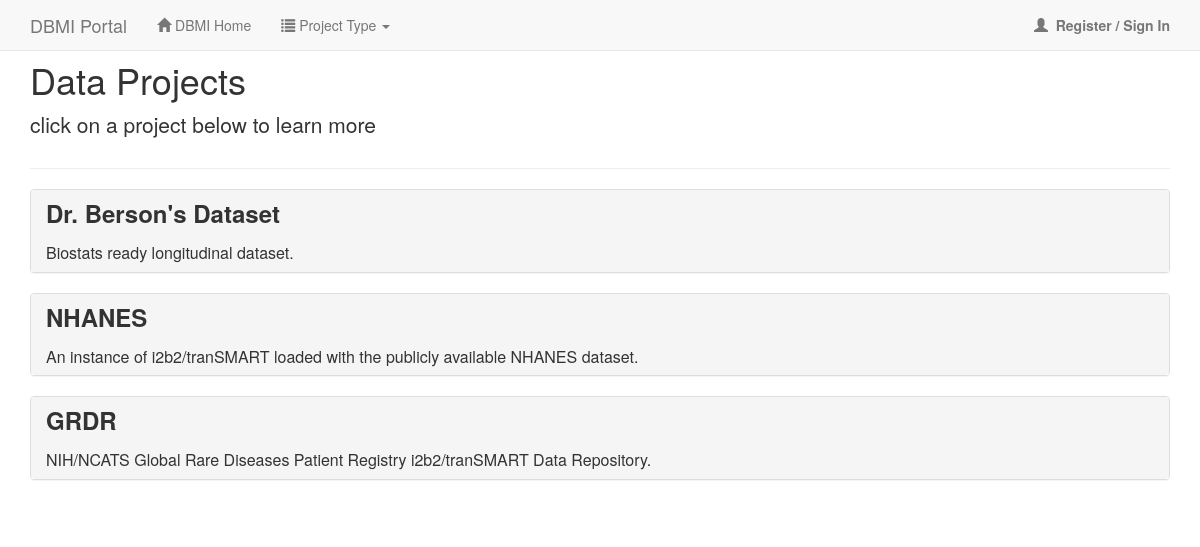
The page /dataprojects/ on the database its author committed.
### dataprojects/models.py (models this page shows)
class DataProject(models.Model):
    name = models.CharField(max_length=255, blank=True, null=True, verbose_name="Name of project")
    institution = models.CharField(max_length=255, blank=True, null=True, verbose_name="Institution")
    description = models.CharField(max_length=4000, blank=True, null=True, verbose_name="Description")
    short_description = models.CharField(max_length=255, blank=True, null=True, verbose_name="Short Description")
    project_key = models.CharField(max_length=100, blank=True, null=True, verbose_name="Project Key")
    project_url = models.CharField(max_length=255, blank=True, null=True, verbose_name="Project URL")

### dataprojects/views.py (the view, shortened to what this page needs)
@public_user_auth_and_jwt
def listDataprojects(request, template_name='dataprojects/list.html'):
    user = None
    permission_dictionary = {}
    project_permission_setup = {}
    access_request_dictionary = {}
    all_data_projects = DataProject.objects.all()
    if not request.user.is_authenticated():
        user_logged_in = False
    return render(request, template_name, {"dataprojects": all_data_projects,
                                           "user_logged_in": user_logged_in,
                                           "user": user,
                                           "ssl_setting": settings.SSL_SETTING,
                                           "account_server_url": settings.ACCOUNT_SERVER_URL,
                                           "profile_server_url": settings.SCIREG_SERVER_URL,
                                           "permission_dictionary": permission_dictionary,
                                           "project_permission_setup": project_permission_setup,
                                           "access_request_dictionary": access_request_dictionary})

### templates/dataprojects/list.html (shortened to what this page needs)
<html>
<link rel="stylesheet" href="https://maxcdn.bootstrapcdn.com/bootstrap/3.3.7/css/bootstrap.min.css"
>
<link rel="stylesheet" href="//code.jquery.com/ui/1.12.1/themes/base/jquery-ui.css">
<body>
<div class="navbar navbar-default navbar-fixed-top" role="navigation" id="topnavbar">
    <div class="container">
        <div class="navbar-header">
            <a href="#" class="navbar-brand">DBMI Portal</a>
        </div>
        <div class="navbar-collapse collapse" id="navbar-main">
            <ul class="nav navbar-nav">
                <li>
                    <a href="https://dbmi.hms.harvard.edu/"><span class="glyphicon glyphicon-home"></span> DBMI Home</a>
                </li>
                <li class="dropdown">
                    <a class="dropdown-toggle" data-toggle="dropdown" href="#" id="download">
                        <span class="glyphicon glyphicon-list"></span> Project Type <span class="caret"></span></a>
                </li>
            </ul>
            <ul class="nav navbar-nav navbar-right">
                {% if user_logged_in %}
                <li class="dropdown">
                    <a href="#" class="dropdown-toggle" data-toggle="dropdown" role="button" aria-haspopup="true"
                       aria-expanded="false"><strong>{{ user.email }}</strong> <span class="caret"></span></a>
                    <ul class="dropdown-menu">
                        <li><a href="{{ profile_server_url }}/registration/profile/">Profile</a></li>
                        <li role="separator" class="divider"></li>
                        <li><a href="/dataprojects/signout">Sign Out</a></li>
                    </ul>
                </li>
                {% else %}
                <li>
                    <a href="{{ account_server_url }}?next={{ ssl_setting }}://{{ request.META.HTTP_HOST }}">
                        <span class="glyphicon glyphicon-user"></span>&nbsp;
                        <strong>Register / Sign In</strong>
                    </a>
                </li>
                {% endif %}
            </ul>
        </div>
    </div>
</div>
<div class="container">
    <div class="page-header" id="banner">
        <div class="row">
            <div class="col-lg-8 col-md-7 col-sm-6">
                <h1>Data Projects</h1>
                <p class="lead">click on a project below to learn more</p>
            </div>
            <div class="col-lg-4 col-md-5 col-sm-6">
            </div>
        </div>
    </div>
    <div class="panel-group" id="accordion" role="tablist" aria-multiselectable="true">
        {% for dataproject in dataprojects %}
        {% include "dataprojects/blurb.html" with project_counter=forloop.counter0 %}
        <br/>
        {% endfor %}
    </div>
</div>
</body>
</html>

### templates/dataprojects/blurb.html (shortened to what this page needs)
{% load dataprojects_extras %}
<div class="panel panel-default">
    <div class="panel-heading" role="tab" id="heading{{ project_counter }}">
        <h4 class="panel-title">
            <a class="collapsed" role="button" data-toggle="collapse" data-parent="#accordion" href="#collapse{{ project_counter }}" aria-expanded="false"
               aria-controls="collapse{{ project_counter }}">
                <span style="font-size:24px; font-weight: bold; font-family: 'Helvetica Neue', Helvetica, Arial, sans-serif;">{{ dataproject.name }}</span>
                <br />
                <br />
                {{ dataproject.short_description }}
            </a>
        </h4>
    </div>
</div>

### rows shown on the page
DataProject: name "Dr. Berson's Dataset", short_description "Biostats ready longitudinal dataset."
DataProject: name "NHANES", short_description "An instance of i2b2/tranSMART loaded with the publicly available NHANES dataset."
DataProject: name "GRDR", short_description "NIH/NCATS Global Rare Diseases Patient Registry i2b2/tranSMART Data Repository."
